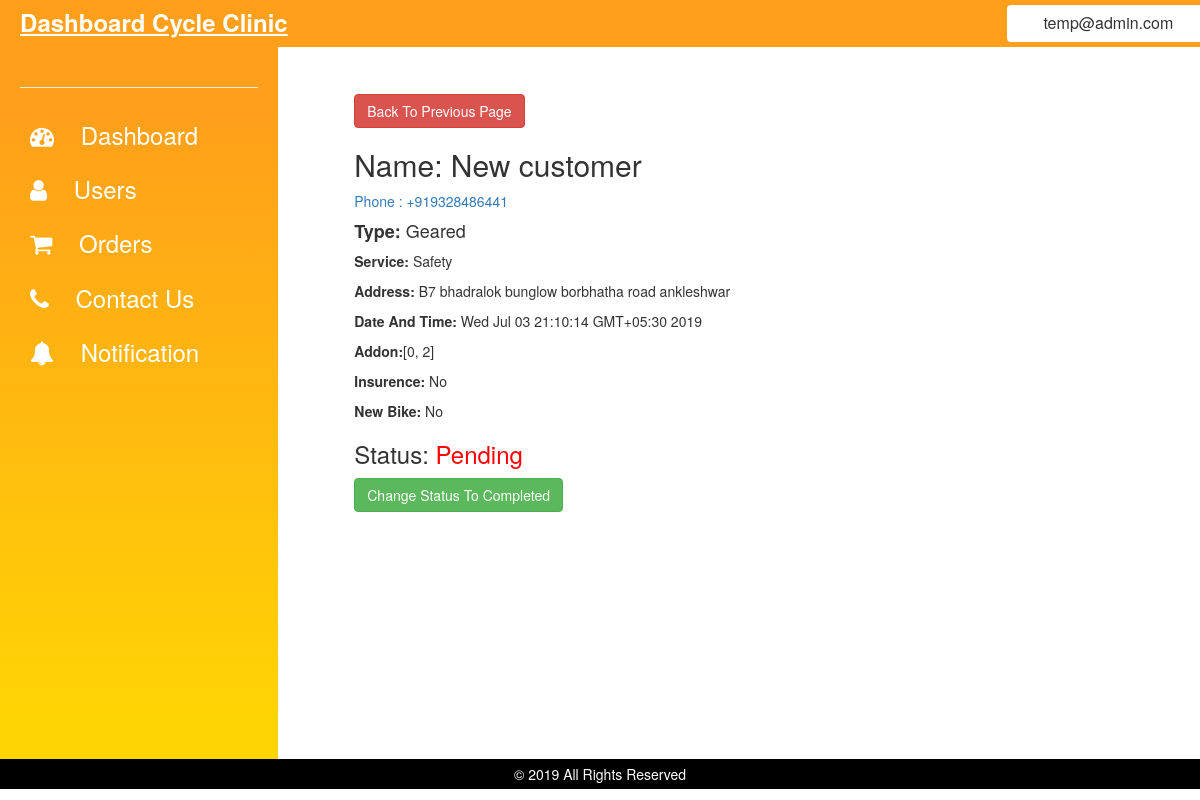
The app's page /neworder.php?id=6 (signed in) with its own data.
### tables this page shows
CREATE TABLE `service` (
  `id` int(11) NOT NULL,
  `uid` varchar(1100) NOT NULL,
  `name` varchar(1100) NOT NULL,
  `phone` varchar(1100) NOT NULL,
  `type` varchar(1100) NOT NULL,
  `service` varchar(1100) NOT NULL,
  `address` mediumtext NOT NULL,
  `date` varchar(1100) NOT NULL,
  `scratches` tinyint(1) NOT NULL,
  `addons` mediumtext NOT NULL,
  `status` int(11) NOT NULL,
  `intresedlnsurence` tinyint(1) NOT NULL,
  `intresedNewBike` tinyint(1) NOT NULL,
  `sign` varchar(1100) DEFAULT NULL
);

### neworder.php (the view, shortened to what this page needs)
<?php
include_once "api/connection.php";
include_once "layout/base.php";
$id = "";
if (isset($_GET['id'])) {
    $id = $_GET['id'];
}
?>
<!DOCTYPE html>
<html lang="en">
<head>
    <link rel="stylesheet" href="https://maxcdn.bootstrapcdn.com/bootstrap/3.4.0/css/bootstrap.min.css">
    <link rel="stylesheet" href="https://cdnjs.cloudflare.com/ajax/libs/font-awesome/4.7.0/css/font-awesome.min.css">
</head>
<body>
    <div class="row">
        <div class="col-md-3 col-xs-3">
        </div>
        <div class="col-md-9 col-xs-9">
            <div id="contetMain">
                <a href="order.php">
                    <div class="btn btn-danger">
                        Back To Previous Page
                    </div>
                </a>
                <?php
                if ($id == "")
                    echo "<center><p style='color: #f00;'>Connot Fatch Order Id, Please Try Again.</p></center>";
                else {
                    $sql = "SELECT * FROM `service` where `id`= '$id' ";
                    $result = mysqli_query($con, $sql);
                    if (mysqli_num_rows($result) > 0) {
                        while ($row = mysqli_fetch_array($result)) {
                            $insurence = ($row[11] == 1) ? "Yes" : "No";
                            $newbike = ($row[12] == 1) ? "Yes" : "No";
                            if ($row[10] == 5) {
                                $status = "<span  style='color: #0f0;'>Completed</span>";
                            } elseif ($row[10] >= 2 && $row[10] <= 4) {
                                $status = "<span  style='color: #f00;'>Pending</span>";
                            } elseif ($row[10] == 1) {
                                $status = "<span  style='color: #f00;'>Approved</span>";
                            } else {
                                $status = "<span style='color: #00f;'>New Order</span>";
                            }
                            echo "
                                <h2>Name: $row[2]</h2>
                                <a href='tel:$row[3]'>Phone : $row[3]</a>
                                <br>
                                <h4><b>Type:</b> $row[4]</h4>
                                <p><b>Service:</b> $row[5]</p>
                                <p><b>Address:</b> $row[6]</p>
                                <p><b>Date And Time: </b>$row[7]</p>
                                <p><b>Addon:</b>$row[9]</p>
                                <p><b>Insurence:</b> $insurence</p>
                                <p><b>New Bike:</b> $newbike</p>
                                <h3>Status: $status</h3>
                                ";
                            if ($row[10] == 5) {
                                echo '
                                    <a href="updatestate.php?id=' . $row[0] . '&status=3">
                                    <div class="btn btn-danger">
                                        Change Status To Not Completed
                                    </div>
                                    </a>
                                    ';
                            } elseif ($row[10] >= 1 && $row[10] <= 4) {
                                echo '
                                    <a href="updatestate.php?id=' . $row[0] . '&status=5">
                                    <div class="btn btn-success">
                                        Change Status To Completed
                                    </div>
                                    </a>
                                    ';
                            }
                        }
                    }
                }
                ?>
            </div>
        </div>
    </div>
</body>
</html>

### css/base.css (style rules this page uses)
body { overflow: hidden; margin: 0px; }
#contetMain { margin: 3%; height: 80%; overflow-y: auto; padding: 20px; }

### records on screen
service: name "New customer", phone "+919328486441", type "Geared", service "Safety", address "B7 bhadralok bunglow borbhatha road ankleshwar", date "Wed Jul 03 21:10:14 GMT+05:30 2019", addons "[0, 2]", intresedlnsurence "No", intresedNewBike "No", status "Pending"

### other values on screen
$useremail "temp@admin.com"
